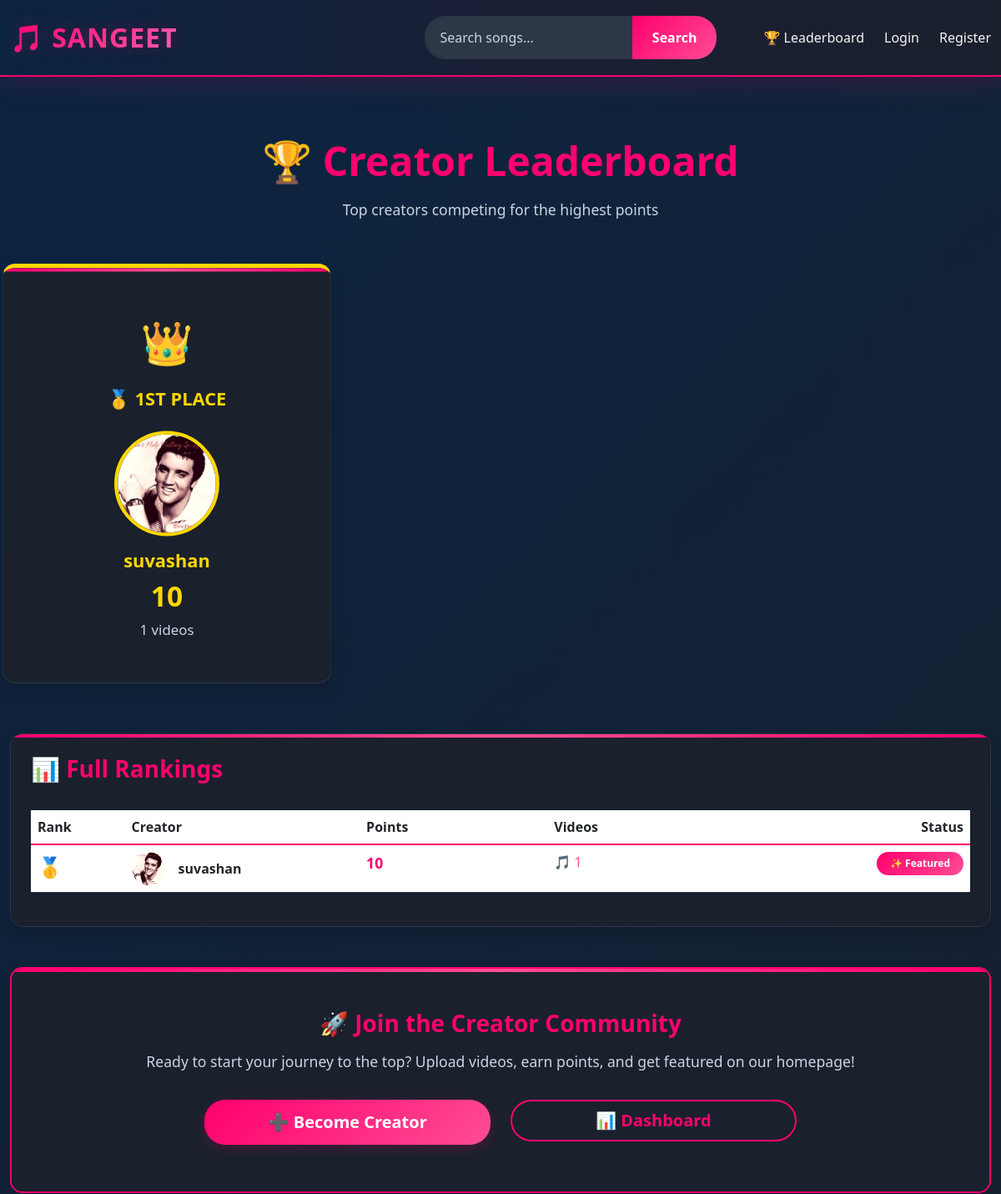
The page /leaderboard/ (upper part) on the database as committed earlier.
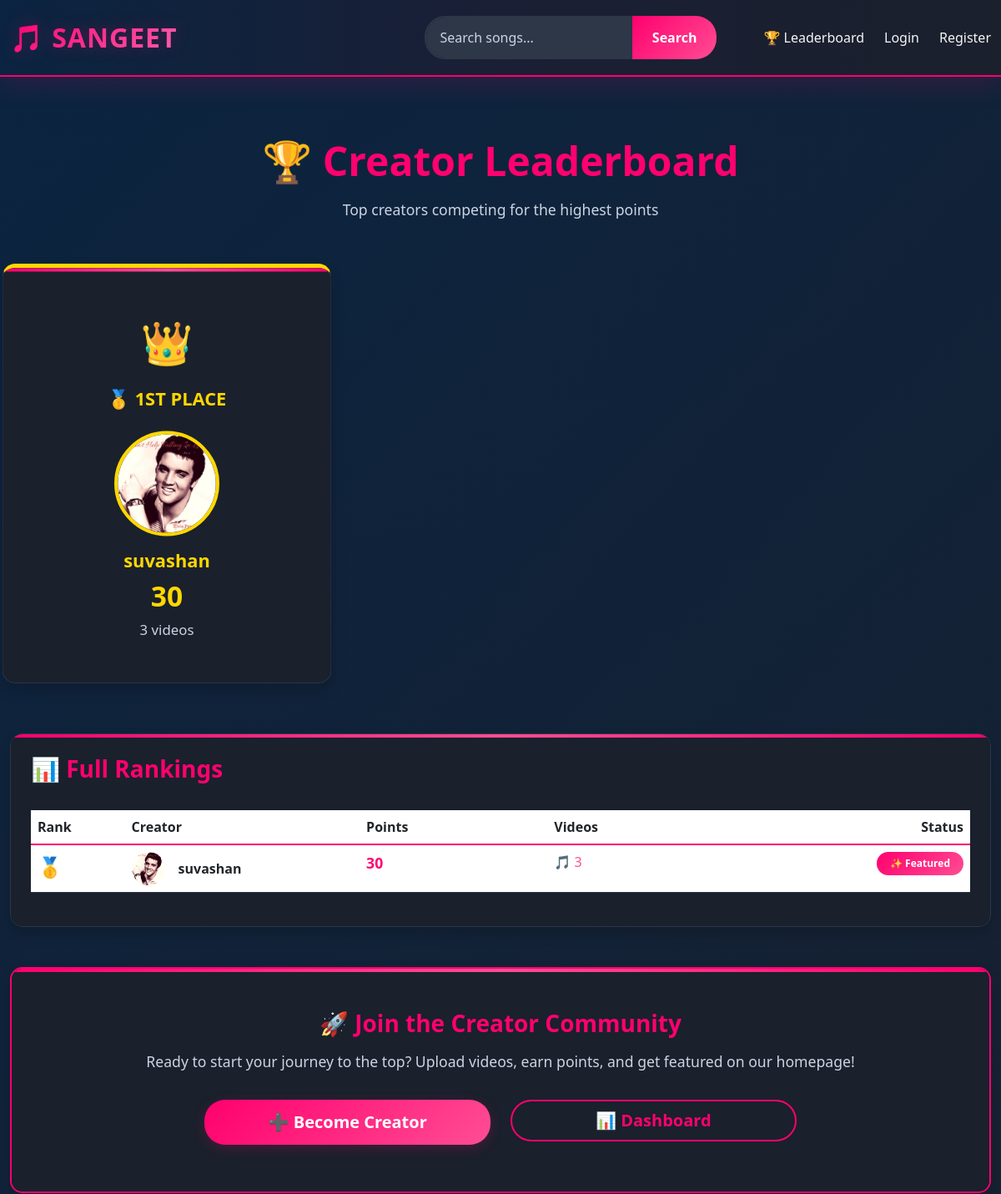
The same page on the database as committed later.
### music/models.py (models this page shows, shortened)
class Creator(models.Model):
    user = models.OneToOneField(User, on_delete=models.CASCADE, related_name='creator_profile')
    bio = models.TextField(blank=True, null=True)
    profile_image = models.ImageField(upload_to='creators/', blank=True, null=True)
    total_points = models.IntegerField(default=0)
    total_videos = models.IntegerField(default=0)
    created_at = models.DateTimeField(auto_now_add=True)
    is_featured = models.BooleanField(default=False)
    class Meta:
        ordering = ['-total_points']

### music/views.py (the view)
# urls.py: path('leaderboard/', views.leaderboard, name='leaderboard'),
def leaderboard(request):
    top_creators = Creator.objects.filter(total_points__gt=0).order_by('-total_points')[:10]
    context = {
        'top_creators': top_creators,
    }
    return render(request, 'leaderboard.html', context)

### music/templates/leaderboard.html (shortened to what the changed rows need)
{% extends 'base.html' %}
{% block content %}
<div class="container">
    <div class="row mb-5 mt-4">
        <div class="col-md-12">
            <div class="text-center">
                <h1 style="color: var(--accent-pink); font-size: 3rem; margin-bottom: 1rem;">🏆 Creator Leaderboard</h1>
            </div>
        </div>
    </div>
    {% if top_creators %}
    <div class="row mb-5">
        {% if top_creators|length >= 1 %}
        <div class="col-md-4 mb-4">
            <div class="card shadow h-100" style="border-top: 5px solid #ffd700; transform: scale(1.05);">
                <div class="card-body text-center p-5">
                    <div style="font-size: 3rem; margin-bottom: 1rem;">👑</div>
                    <h4 style="font-size: 1.3rem; margin-bottom: 0.5rem; color: #ffd700;">🥇 1ST PLACE</h4>
                    {% if top_creators.0.profile_image %}
                        <img src="{{ top_creators.0.profile_image.url }}" alt="{{ top_creators.0.user.username }}"
                             style="width: 120px; height: 120px; border-radius: 50%; object-fit: cover; margin: 1rem 0; border: 4px solid #ffd700;">
                    {% else %}
                        <div style="width: 120px; height: 120px; border-radius: 50%; background: linear-gradient(135deg, #ffd700, #ffed4e); display: flex; align-items: center; justify-content: center; margin: 1rem auto; color: white; font-size: 3rem;">
                            👤
                        </div>
                    {% endif %}
                    <h5 style="color: #ffd700; font-weight: bold; font-size: 1.3rem; margin-bottom: 0.5rem;">{{ top_creators.0.user.username }}</h5>
                    <h3 style="color: #ffd700; font-weight: bold; font-size: 2rem; margin-bottom: 0.5rem;">{{ top_creators.0.total_points }}</h3>
                    <p class="text-muted mb-0">{{ top_creators.0.total_videos }} videos</p>
                </div>
            </div>
        </div>
        {% endif %}
    </div>
    {% endif %}
    <div class="row mb-5">
        <div class="col-md-12">
            <div class="card shadow">
                <div class="card-body p-4">
                    {% if top_creators %}
                    <div class="table-responsive">
                        <table class="table" style="color: var(--text-light);">
                            <thead style="background: linear-gradient(135deg, var(--secondary-dark-blue) 0%, rgba(255, 0, 110, 0.1) 100%); border-bottom: 2px solid var(--accent-pink);">
                                <tr>
                                    <th style="width: 10%;">Rank</th>
                                    <th style="width: 25%;">Creator</th>
                                    <th style="width: 20%;">Points</th>
                                    <th style="width: 20%;">Videos</th>
                                    <th style="width: 25%; text-align: right;">Status</th>
                                </tr>
                            </thead>
                            <tbody>
                                {% for creator in top_creators %}
                                <tr style="border-bottom: 1px solid var(--border-color);">
                                    <td>
                                        {% if forloop.counter == 1 %}
                                            <span style="font-size: 1.5rem;">🥇</span>
                                        {% elif forloop.counter == 2 %}
                                            <span style="font-size: 1.5rem;">🥈</span>
                                        {% elif forloop.counter == 3 %}
                                            <span style="font-size: 1.5rem;">🥉</span>
                                        {% else %}
                                            <strong style="color: var(--accent-pink);">#{{ forloop.counter }}</strong>
                                        {% endif %}
                                    </td>
                                    <td>
                                        <div style="display: flex; align-items: center; gap: 1rem;">
                                            {% if creator.profile_image %}
                                                <img src="{{ creator.profile_image.url }}" alt="{{ creator.user.username }}"
                                                     style="width: 40px; height: 40px; border-radius: 50%; object-fit: cover;">
                                            {% else %}
                                                <div style="width: 40px; height: 40px; border-radius: 50%; background-color: var(--accent-pink); display: flex; align-items: center; justify-content: center; color: white;">
                                                    👤
                                                </div>
                                            {% endif %}
                                            <strong>{{ creator.user.username }}</strong>
                                        </div>
                                    </td>
                                    <td>
                                        <strong style="color: var(--accent-pink); font-size: 1.1rem;">{{ creator.total_points }}</strong>
                                    </td>
                                    <td>
                                        <span style="color: var(--light-pink);">🎵 {{ creator.total_videos }}</span>
                                    </td>
                                    <td style="text-align: right;">
                                        {% if forloop.counter <= 3 %}
                                            <span class="badge" style="background: linear-gradient(135deg, var(--accent-pink), var(--light-pink)); padding: 0.5rem 1rem;">
                                                ✨ Featured
                                            </span>
                                        {% else %}
                                            <span class="badge bg-secondary">Active</span>
                                        {% endif %}
                                    </td>
                                </tr>
                                {% endfor %}
                            </tbody>
                        </table>
                    </div>
                    {% else %}
                    <div class="alert alert-info text-center p-5">
                        <h5>📭 No Creators Yet</h5>
                        <p class="text-muted">Be the first creator on Sangeet! Start by uploading your first video.</p>
                    </div>
                    {% endif %}
                </div>
            </div>
        </div>
    </div>
</div>
{% endblock %}

Rows that differ between the two databases and show on the page:
changed Creator "suvashan": total_points "10" → "30"; total_videos "1" → "3"
